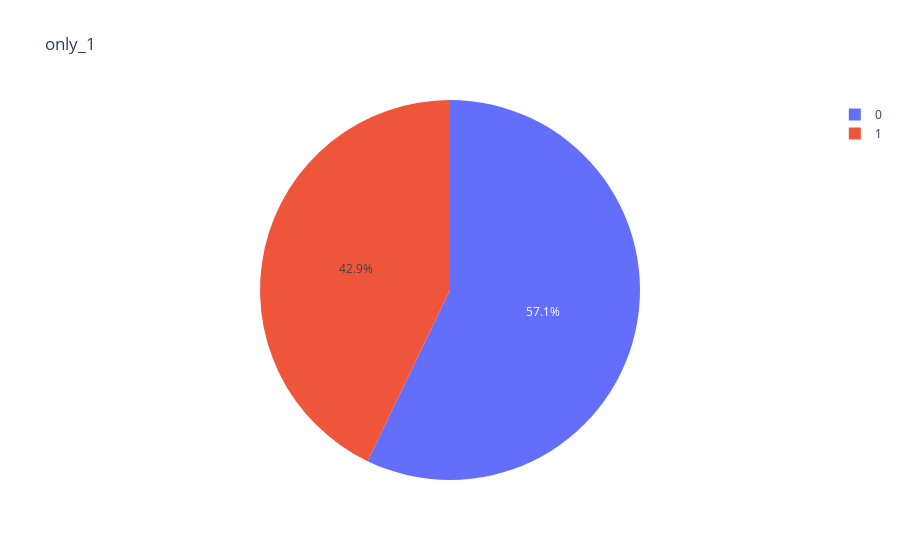

Write notebook code for a chart like this one.
### Code cell
fig = px.pie( spacex_df[ spacex_df['Launch Site']== 'CCAFS LC-40'], values=spacex_df['class'].value_counts().values , names=spacex_df['class'].value_counts().index, 
                 title='only_1')  
fig

### Figure 1 — Plotly figure (JSON) as saved in the notebook; plotly's stock layout.template omitted (floating-point values rounded to 4 significant figures)
{"data": [{"domain": {"x": [0, 1], "y": [0, 1]}, "hovertemplate": "label=%{label}<br>value=%{value}<extra></extra>", "labels": [0, 1], "legendgroup": "", "name": "", "showlegend": true, "type": "pie", "values": [32, 24]}], "layout": {"autosize": true, "legend": {"tracegroupgap": 0}, "title": {"text": "only_1"}}}
